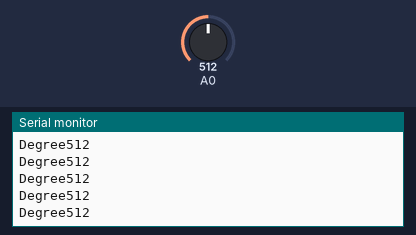
Recording of a sketch running on a simulated Arduino Uno, built with avr-gcc and run on an emulated ATmega328P. Shown: the last lines printed to the serial monitor. The test bench sets the inputs (shaded band); at power-on: A0 = 512.

Above: at 1.2 s.
1.3 s: A0 set to 108
At 2.1 s:
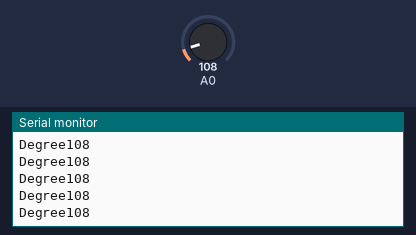
4.3 s: A0 set to 91
At 5.0 s:
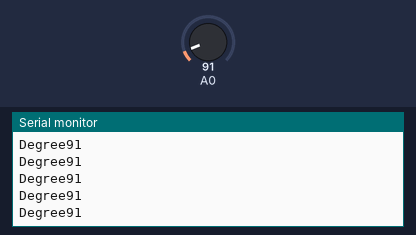
5.8 s: A0 set to 11
At 6.9 s:
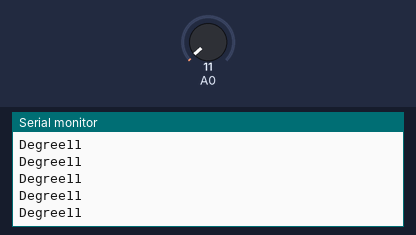
8.8 s: A0 set to 8
At 9.4 s:
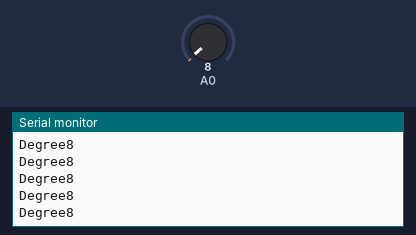
Timing chart, 0 to 11.8 s (numbered marks = the images above; inputs shaded):
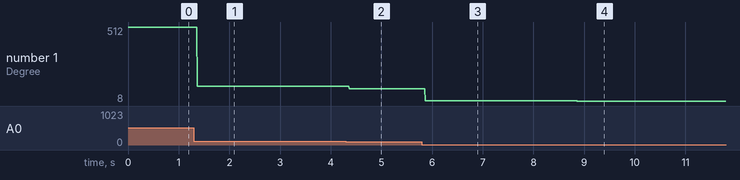

The sketch:

Temperature.ino
```cpp
int tem;
void setup()
{
  Serial.begin(9600);
  pinMode(A0,INPUT);
}
void loop()
{
  tem=analogRead(A0);
  Serial.print(tem);
  Serial.print("\nDegree");
}
```

Measured:
- after the input at 1.3 s, the serial monitor: prints a new line after 0.07 s (image 1)
- after the input at 4.3 s, the serial monitor: prints a new line after 0.06 s (image 2)
- after the input at 5.8 s, the serial monitor: prints a new line after 0.07 s (image 3)
- after the input at 8.8 s, the serial monitor: prints a new line after 0.06 s (image 4)
- plotted number 1: 512 → 108 after the input at 1.3 s, 108 → 91 after the input at 4.3 s, 91 → 11 after the input at 5.8 s, 11 → 8 after the input at 8.8 s
